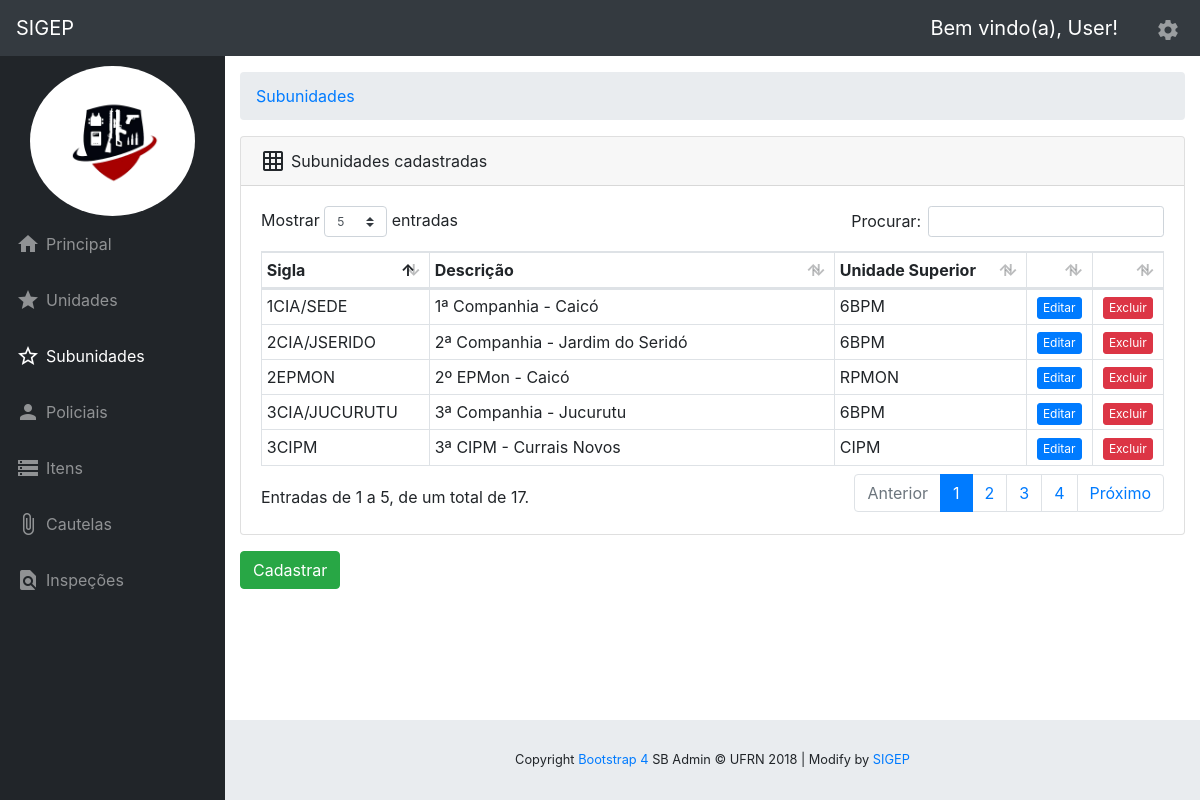
Page /view/SubunidadeView.php on the committed database.
### tables this page shows
CREATE TABLE IF NOT EXISTS `subunidade` (
  `id` int(11) NOT NULL AUTO_INCREMENT,
  `sigla` varchar(25) NOT NULL,
  `descricao` varchar(50) NOT NULL,
  `id_unid_superior` int(11) NOT NULL,
  PRIMARY KEY (`id`),
  KEY `fk_unid_superior` (`id_unid_superior`)
);

CREATE TABLE IF NOT EXISTS `unidade` (
  `id` int(11) NOT NULL AUTO_INCREMENT,
  `sigla` varchar(25) NOT NULL,
  `descricao` varchar(50) NOT NULL,
  PRIMARY KEY (`id`)
);

### DAO/Conexao.php (called while the page is built, shortened)
<?php
class conexao {
    public function conecta() {
        $conn = new mysqli('localhost', 'root', '', 'sigep', '3306');
        return $conn;
    }
}

### controller/SubunidadeController.php (called while the page is built, shortened)
<?php
require_once '../DAO/Conexao.php';
require_once '../DAO/SubunidadeDao.php';
class SubunidadeController {
    public function listaSubunidade() {
        $conexao = new conexao();
        $subunidadeDao = new SubunidadeDao();
        $subunidadeDao->lista($conexao);
    }
}

### DAO/SubunidadeDao.php (the view, shortened to what this page needs)
<?php
class SubunidadeDao {
    function lista(conexao $conn) {
        $query = "SELECT s.id AS id, s.sigla AS sigla, s.descricao AS descricao, u.sigla AS sigla2 FROM subunidade AS s, unidade AS u WHERE s.id_unid_superior = u.id";
        $result = mysqli_query($conn->conecta(), $query);
        if (mysqli_num_rows($result) > 0) {
            while($row = mysqli_fetch_assoc($result)) {
                echo    '<tr>';
                echo        '<td>'. $row["sigla"]. '</td>';
                echo        '<td>'. $row["descricao"] .'</td>';
                echo        '<td>'. $row["sigla2"] .'</td>';
                echo        '<td align="center">
                                <form name="formsubunidade1" action="SubunidadeViewEditar.php" method="POST">
                                <button type="submit" name="editar1" value="" class="btn btn-primary btn-xs">Editar</button>
                                    <input type="hidden" name="id" value="'.$row["id"].'">
                                </form>
                            </td>';
                            echo        '<td align="center">
                            <button name="excluir" value="" class="btn btn-danger btn-xs"
                            type="button" data-toggle="modal" data-target="#modalDeleteSubunidade'.$row["id"].$row["sigla"].'">Excluir</button>
                    </td>';
                echo    '</tr>';
            }
        } else {
            echo "0 results";
        }
    }
}

### view/SubunidadeView.php (shortened to what this page needs)
<?php
    include_once '../controller/SubunidadeController.php';
?>
  <body id="page-top">
    <nav class="navbar navbar-expand navbar-dark bg-dark static-top">
      <a class="navbar-brand mr-1" href="index.html">SIGEP</a>
      <form class="d-none d-md-inline-block form-inline ml-auto mr-0 mr-md-3 my-2 my-md-0">
        <div class="input-group">
          <a class="navbar-brand mr-1" href="">Bem vindo(a), User!</a>
        </div>
      </form>
      <ul class="navbar-nav ml-auto ml-md-0">
        <li class="nav-item dropdown no-arrow">
          <a class="nav-link dropdown-toggle" href="#" id="userDropdown" role="button" data-toggle="dropdown" aria-haspopup="true" aria-expanded="false">
            <div class="exit">
            <i class="material-icons" >settings</i>
            </div>
          </a>
        </li>
      </ul>
    </nav>
    <div id="wrapper">
      <ul class="sidebar navbar-nav">
        <li>
          <div class="imagem">
          <img src="../img/sigeplogo.png">
          </div>
        </li>
        <li class="nav-item">
          <a class="nav-link" href="PrincipalView.php">
          <i class="material-icons">home</i>
            <span class="spanmenu">Principal</span>
          </a>
        </li>
        <li class="nav-item">
          <a class="nav-link" href="UnidadeView.php">
          <i class="material-icons">star</i>
            <span class="spanmenu">Unidades</span>
          </a>
        </li>
        <li class="nav-item active">
          <a class="nav-link" href="SubunidadeView.php">
          <i class="material-icons">star_border</i>
            <span class="spanmenu">Subunidades</span>
          </a>
        </li>
        <li class="nav-item">
          <a class="nav-link" href="PolicialView.php">
          <i class="material-icons">person</i>
            <span class="spanmenu">Policiais</span>
          </a>
        </li>
        <li class="nav-item">
          <a class="nav-link" href="ItemView.php">
          <i class="material-icons">storage</i>
            <span class="spanmenu">Itens</span>
          </a>
        </li>
        <li class="nav-item">
          <a class="nav-link" href="CautelaView.php">
          <i class="material-icons">attach_file</i>
            <span class="spanmenu">Cautelas</span>
          </a>
        </li>
        <li class="nav-item">
          <a class="nav-link" href="InspecaoView.php">
          <i class="material-icons">find_in_page</i>
            <span class="spanmenu">Inspeções</span>
          </a>
        </li>
      </ul>
      <div id="content-wrapper">
        <div class="container-fluid">
          <ol class="breadcrumb">
            <li class="breadcrumb-item">
              <a href="../view/SubunidadeView.php">Subunidades</a>
            </li>
          </ol>
          <div class="card mb-3">
            <div class="card-header">
            <i class="material-icons">grid_on</i>
              <span class="spanmenu">Subunidades cadastradas</span>
            </div>
            <div class="card-body">
              <div class="table-responsive">
                <table class="table table-bordered table-hover table-sm" id="dataTable" width="100%" cellspacing="0">
                  <thead>
                    <tr>
                      <th>Sigla</th>
                      <th>Descrição</th>
                      <th>Unidade Superior</th>
                      <th></th>
                      <th></th>
                    </tr>
                  </thead>
                  <tbody>
                    <?php
                    $lista = new SubunidadeController();
                    $lista->listaSubunidade();
                    ?>
                  </tbody>
                </table>
              </div>
            </div>
          </div>
          <div class="row">
            <div class="col-lg-12">
              <form action="SubunidadeViewCadastrar.php">
                <input type="submit" class="btn btn-success" id="cadastrar" name="cadastrar" value="Cadastrar">
              </form>
            </div>
          </div>
        </div>
        <br>
      </div>
    </div>
  </body>
</html>

### css/sb-admin.css (style rules this page uses)
html { position: relative; min-height: 100%; }
body { height: 100%; }
#wrapper { display: -webkit-box; display: -ms-flexbox; display: flex; }
#wrapper #content-wrapper { overflow-x: hidden; width: 100%; padding-top: 1rem; padding-bottom: 80px; }
.navbar-nav .nav-item.active .nav-link { color: #fff; }
.navbar-nav .nav-item.dropdown .dropdown-toggle::after { width: 1rem; text-align: center; float: right; vertical-align: 0; border: 0; font-weight: 900; content: '\f105'; font-family: 'Font Awesome 5 Free'; }
.navbar-nav .nav-item.dropdown.no-arrow .dropdown-toggle::after { display: none; }
.sidebar { width: 90px !important; background-color: #212529; min-height: calc(100vh - 56px); }
.sidebar .nav-item:last-child { margin-bottom: 1rem; }
.sidebar .nav-item .nav-link { text-align: center; padding: 0.75rem 1rem; width: 90px; }
.sidebar .nav-item .nav-link span { font-size: 0.65rem; display: block; }
.sidebar .nav-item .nav-link { color: rgba(255, 255, 255, 0.5); }
@media (min-width: 768px) { .sidebar { width: 225px !important; } }
@media (min-width: 768px) { .sidebar .nav-item .nav-link { display: block; width: 100%; text-align: left; padding: 1rem; width: 225px; } }
@media (min-width: 768px) { .sidebar .nav-item .nav-link span { font-size: 1rem; display: inline; } }
:root { --input-padding-x: 0.75rem; --input-padding-y: 0.75rem; }
footer.sticky-footer { display: -webkit-box; display: -ms-flexbox; display: flex; position: absolute; right: 0; bottom: 0; width: calc(100% - 90px); height: 80px; background-color: #e9ecef; }
footer.sticky-footer .copyright { line-height: 1; font-size: 0.8rem; }
@media (min-width: 768px) { footer.sticky-footer { width: calc(100% - 225px); } }

### rows in the picture
subunidade: sigla "1CIA/SEDE", descricao "1ª Companhia - Caicó", id_unid_superior.sigla "6BPM"
subunidade: sigla "2CIA/JSERIDO", descricao "2ª Companhia - Jardim do Seridó", id_unid_superior.sigla "6BPM"
subunidade: sigla "3CIA/JUCURUTU", descricao "3ª Companhia - Jucurutu", id_unid_superior.sigla "6BPM"
subunidade: sigla "3CIPM", descricao "3ª CIPM - Currais Novos", id_unid_superior.sigla "CIPM"
subunidade: sigla "2EPMON", descricao "2º EPMon - Caicó", id_unid_superior.sigla "RPMON"
